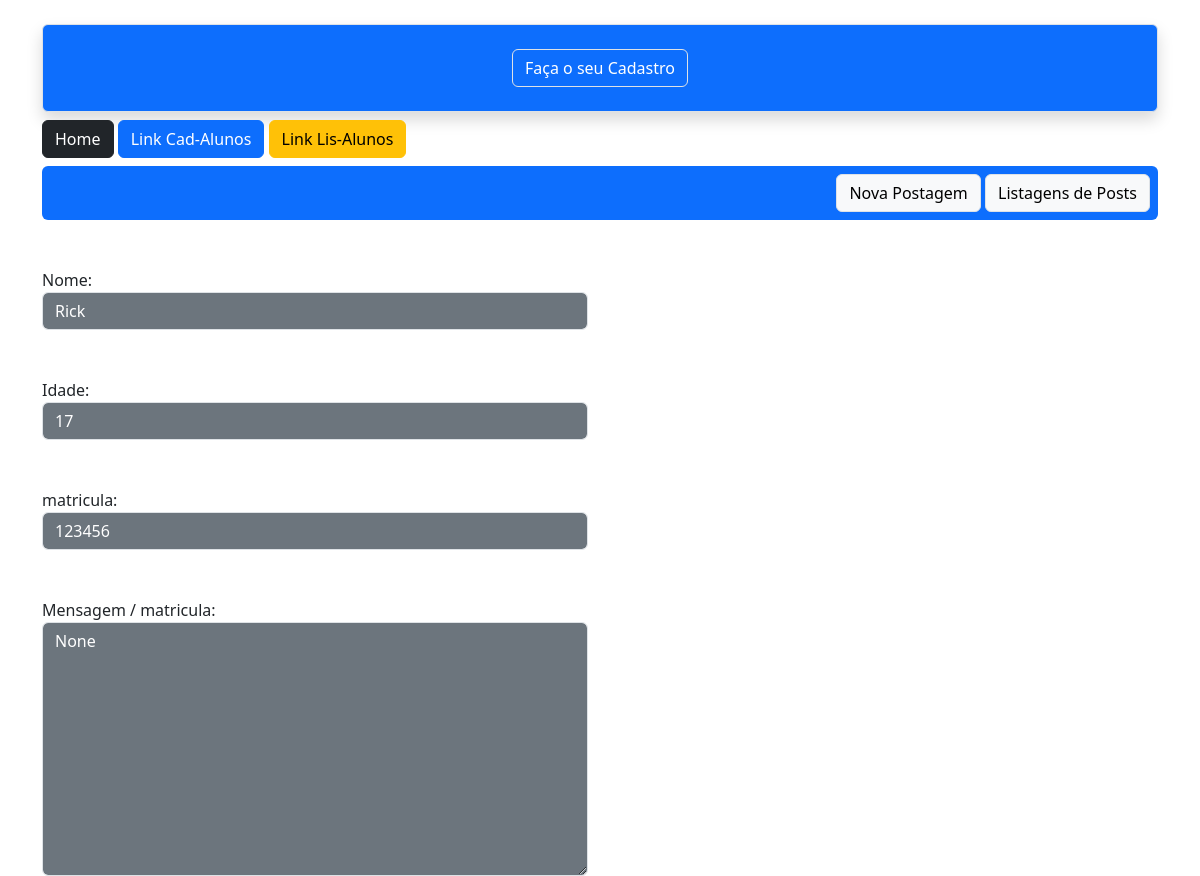
The page /contato/1 on the database its author committed.
### app/models.py (models this page shows)
class Aluno(db.Model):  #Nome da tabela
    id = db.Column( db.Integer, primary_key=True)
    nome = db.Column( db.String, nullable=True)
    idade = db.Column( db.Integer, nullable=True)
    matricula = db.Column( db.Integer, nullable=True)
    descricao = db.Column( db.String, nullable=True)

### app/views.py (the view)
@app.route('/contato/<int:id>')
def contatoDetail(id):
    obj= Aluno.query.get(id)
    return render_template('contato_detail.html',obj=obj,)

### app/templates/contato_detail.html (shortened to what this page needs)
{% extends 'base.html' %}
{% block content %}
<div class="container">
{% include 'nave.html' %}
<div class="row mt-4">
    <div class ="col-md-6 mt-4">
        Nome:
        <input type="text" value="{{obj.nome}}" class = "form-control bg-secondary text-white" readonly>
    </div>
</div>
<div class="row mt-4">
    <div class ="col-md-6 mt-4">
        Idade:
        <input type="text" value="{{obj.idade}}" class = "form-control bg-secondary text-white" readonly>
    </div>
</div>
<div class="row mt-4">
    <div class ="col-md-6 mt-4">
        matricula:
        <input type="text" value="{{obj.matricula}}" class = "form-control bg-secondary text-white" readonly>
    </div>
</div>
<div class="row mt-4">
    <div class ="col-md-6 mt-4">
        Mensagem / matricula:
        <textarea type="text" rows="10" class="form-control bg-secondary text-white" readonly>{{obj.descricao}}</textarea>
    </div>
</div>
</div>
{% endblock %}

### rows shown on the page
Aluno: nome "Rick", idade "17", matricula "123456", descricao "None"
